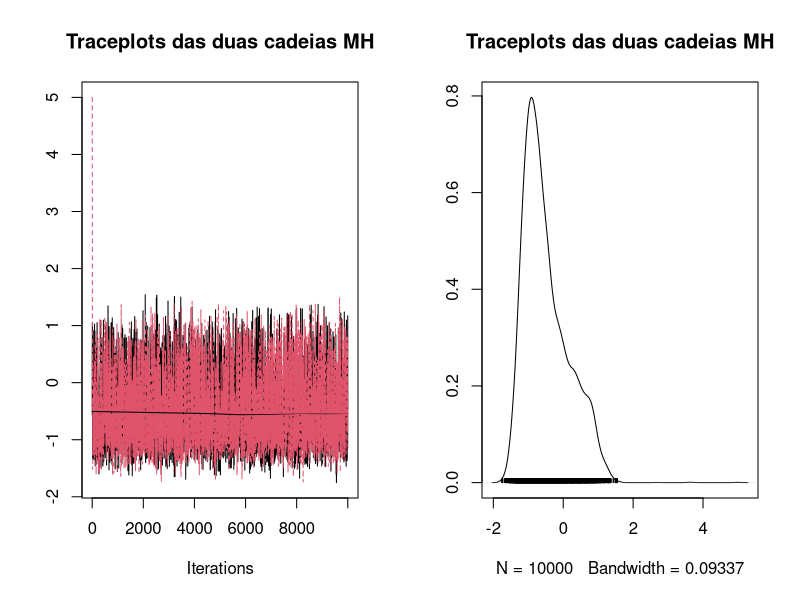
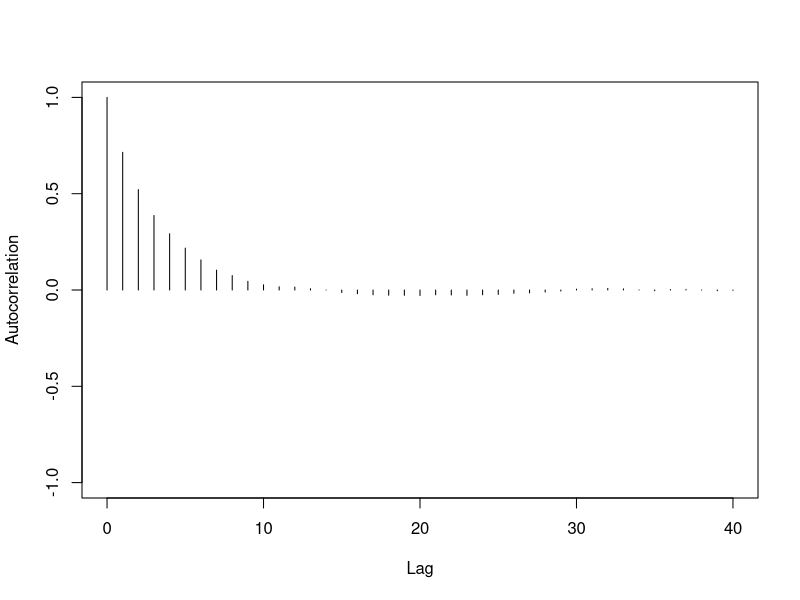
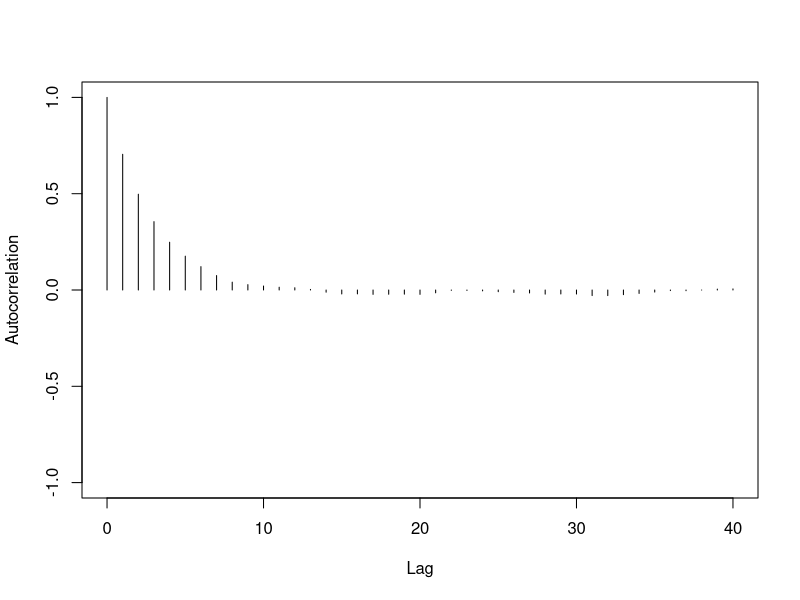
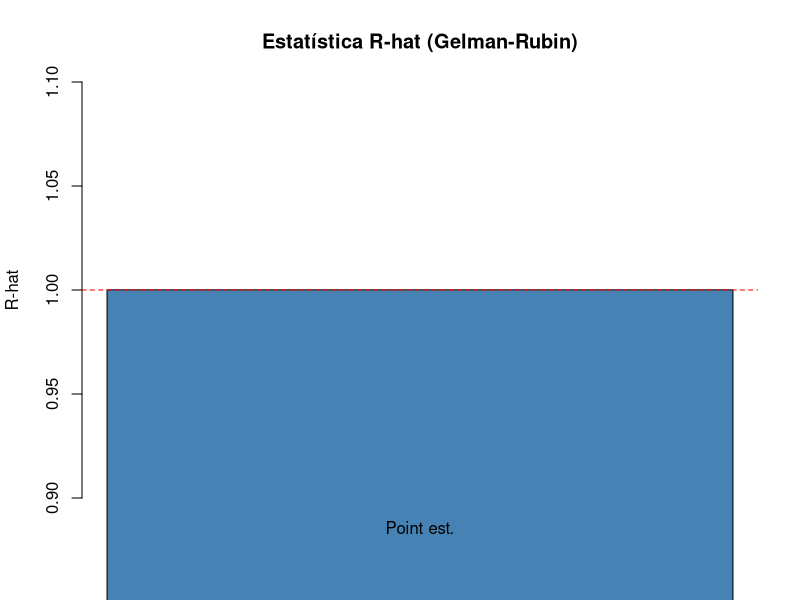
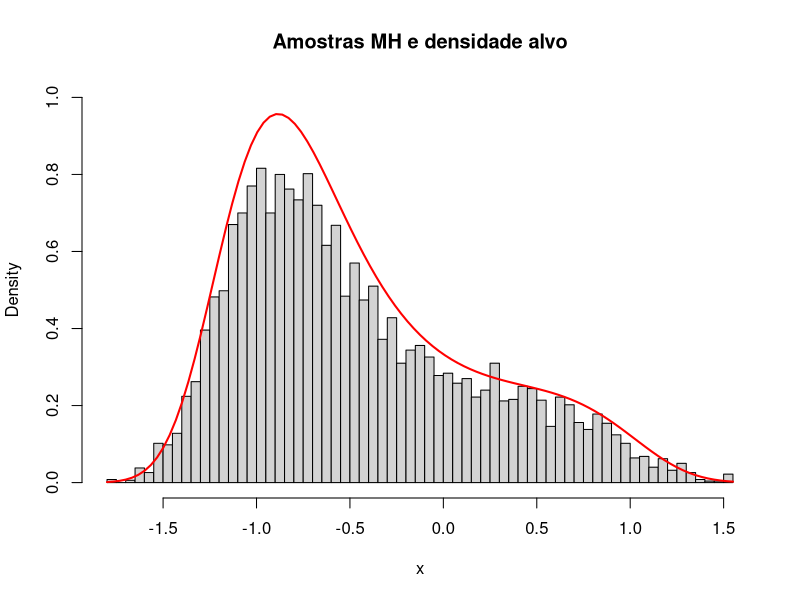
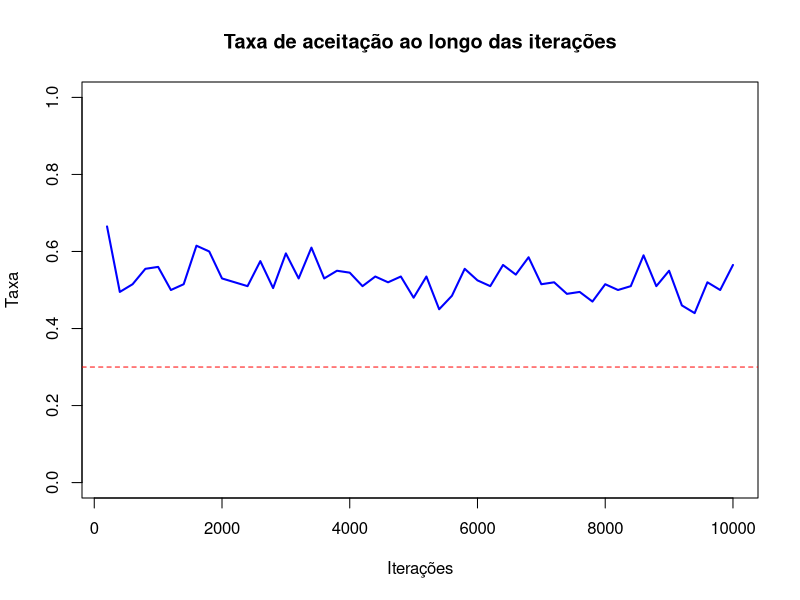
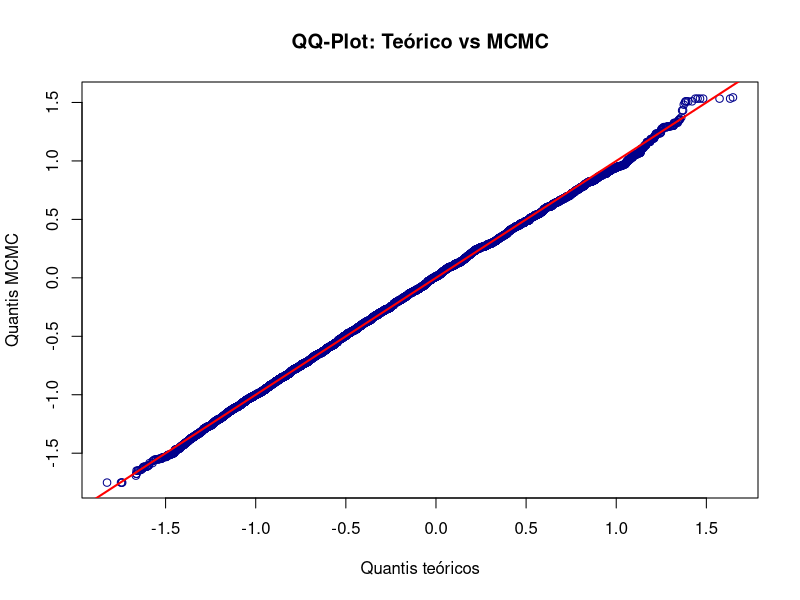
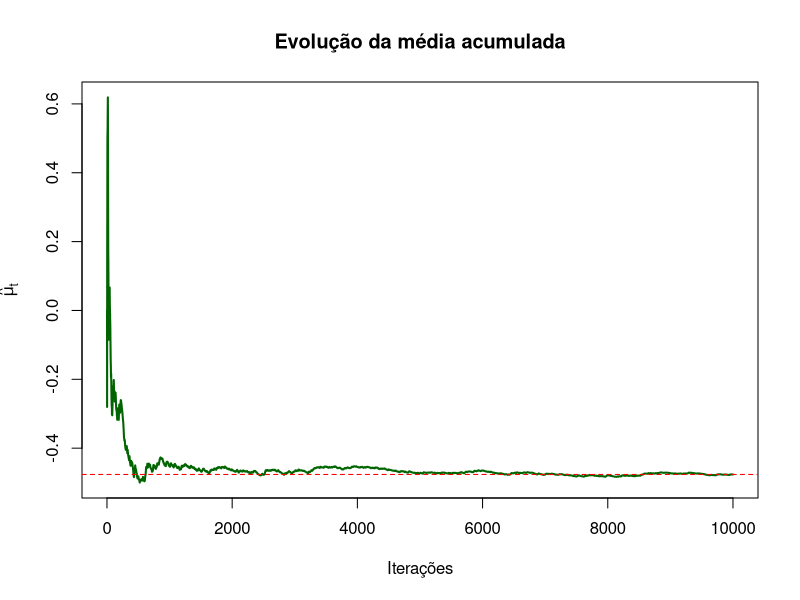

The R source for these figures, in order:
## ---- chunk 1
knitr::opts_chunk$set(echo = TRUE)
## ---- chunk 2
library(coda)
set.seed(123)

# Pasta figures
if(!dir.exists("figures")) dir.create("figures")

# Distribuição alvo (não normalizada)
target <- function(x) exp(-x^4 + x^2 - x)

# Algoritmo MH com registo da taxa de aceitação
metropolis <- function(n, x0, proposal_sd) {
  x <- numeric(n)
  accept <- logical(n)
  x[1] <- x0
  for (i in 2:n) {
    y <- rnorm(1, x[i-1], proposal_sd)
    alpha <- min(1, target(y)/target(x[i-1]))
    if (runif(1) < alpha) {
      x[i] <- y
      accept[i] <- TRUE
    } else {
      x[i] <- x[i-1]
      accept[i] <- FALSE
    }
  }
  list(samples = x, accept = accept)
}

n_iter <- 10000
chain1 <- metropolis(n_iter, x0 = 0, proposal_sd = 1)
chain2 <- metropolis(n_iter, x0 = 5, proposal_sd = 1)

mcmc_list <- mcmc.list(mcmc(chain1$samples), mcmc(chain2$samples))
## ---- chunk 3
plot(mcmc_list, main="Traceplots das duas cadeias MH")
## ---- chunk 4
autocorr.plot(mcmc_list)
## ---- chunk 5
gr <- gelman.diag(mcmc_list)
barplot(gr$psrf[,1], col="steelblue", main="Estatística R-hat (Gelman-Rubin)",
        ylab="R-hat", ylim=c(0.9, 1.1))
abline(h=1, col="red", lty=2)
## ---- chunk 6
hist(chain1$samples, breaks=60, freq=FALSE, col="lightgray",
     main="Amostras MH e densidade alvo", xlab="x", ylim= c(0,1))
curve(exp(-x^4 + x^2 - x)/3, add=TRUE, col="red", lwd=2)
## ---- chunk 7
window_size <- 200
accept_rate <- sapply(seq(window_size, n_iter, by=window_size), function(i) {
  mean(chain1$accept[(i-window_size+1):i])
})
plot(seq_along(accept_rate)*window_size, accept_rate, type="l", lwd=2,
     col="blue", ylim=c(0,1),
     main="Taxa de aceitação ao longo das iterações", xlab="Iterações", ylab="Taxa")
abline(h=0.3, col="red", lty=2)
## ---- chunk 8
x_grid <- seq(-2, 2, length.out=10000)
dens <- exp(-x_grid^4 + x_grid^2 - x_grid)
dens <- dens/sum(dens)
sample_theoretical <- sample(x_grid, size=length(chain1$samples), prob=dens, replace=TRUE)

qqplot(sample_theoretical, chain1$samples, main="QQ-Plot: Teórico vs MCMC",
       xlab="Quantis teóricos", ylab="Quantis MCMC", col="darkblue")
abline(0,1,col="red",lwd=2)
## ---- chunk 9
mean_est <- mean(chain1$samples)
sd_est <- sd(chain1$samples)
ess_est <- effectiveSize(mcmc(chain1$samples))
cat(sprintf("E[X] ≈ %.3f, SD ≈ %.3f, ESS = %.0f\n", mean_est, sd_est, ess_est))
## ---- chunk 10
running_mean <- cumsum(chain1$samples) / seq_along(chain1$samples)
plot(running_mean, type = "l", lwd = 2, col = "darkgreen",
     main = "Evolução da média acumulada",
     xlab = "Iterações", ylab = expression(hat(mu)[t]))
abline(h = mean(chain1$samples), col = "red", lty = 2)
## ---- chunk 11
plot(density(chain1$samples), main="Densidade kernel das amostras MCMC",
     xlab="x", ylab="Densidade estimada", lwd=2, col="darkgreen", ylim=c(0,1))
curve(exp(-x^4 + x^2 - x)/3, add=TRUE, col="red", lwd=2, lty=2)
legend("topright", legend=c("MCMC", "Densidade teórica"), 
       col=c("darkgreen", "red"), lwd=2, lty=c(1,2))
